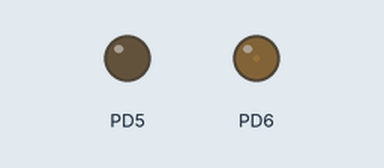
The program below on a simulated ATmega328P, built with avr-gcc and emulated at 16 MHz. On the bench: output pins drawn as LEDs (lit = HIGH).

Above: at 0.05 s.
At 1.15 s:
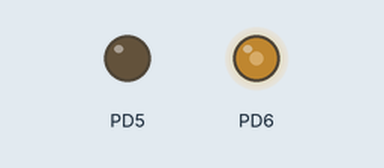
At 2.3 s:
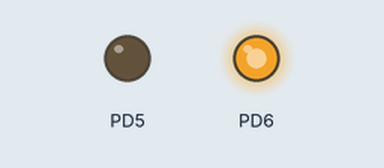
At 4.55 s:
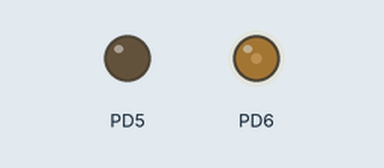
Timing chart, 0 to 6.6 s (numbered marks = the images above):
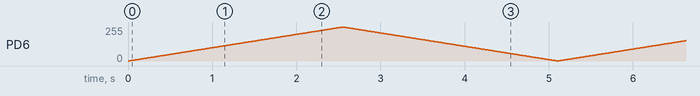

The program:

main.c
```c
/*
 * 05_PWM.c
 *
 * Created: 10.02.2018 14:50:01
 * Author : Joachim
 */

// this code sets up counter0 for an 8kHz PWM wave @ 16Mhz Clock

#define F_CPU 16000000UL
#include <avr/io.h>
#include <avr/interrupt.h>
#include <util/delay.h>

void pwm_loop(uint8_t direction) {
	for (uint8_t duty = 0; duty < 0xff; duty++)
	{
		OCR0A = direction ? duty: 0xff - duty;
		_delay_ms(10);
	}
}


int main(void)
{

	// Datadirection Pin D6 als Ausgang
	DDRD |= (1 << DDD6);
	DDRD |= (1 << DDD5);

	OCR0A = 0xff;  // 256 * Duty / 100
	// set PWM for 75% duty cycle
	OCR0B = 64;

	TCCR0A |= (1 << COM0A1);
	// set none-inverting mode

	TCCR0A |= /*(1 << WGM02) | (1 << WGM01)  |*/ (1 << WGM00);
	// set fast PWM Modehttps://www.amazon.de/?tag=amz-mkt-chr-de-21&ascsubtag=1ba00-01000-org00-win10-other-nomod-de000-pcomp-feature-scomp-feature-scomp&ref=aa_scomp

	TCCR0B |= (1 << CS01);
	// set prescaler to 8 and starts PWM

	uint8_t direction = 0;

	while (1)
	{
		pwm_loop(direction = ! direction);

	}
}
```
